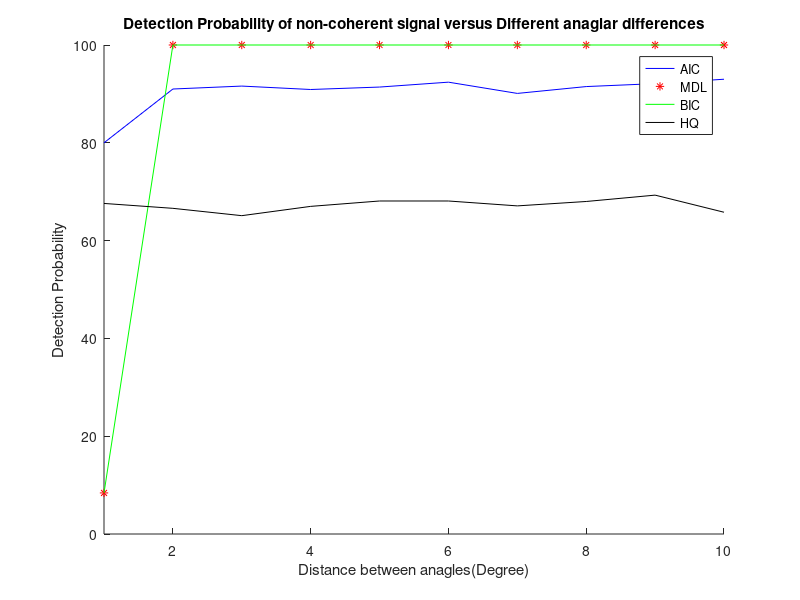

MATLAB code to generate this figure:
clc;
clear;

snapshots = 100;
sensorsNumber = 8;
array_1 = 0;
array_2Minimun = 1;
array_2Maximun = 10;
x = array_2Minimun:1:array_2Maximun;
SNR = 15;
MonteNum = 1000;
ProbabilityAIC = [];
ProbabilityMDL = [];
ProbabilityBIC = [];
ProbabilityHQ = [];

% Construct X under different SNR
for array_2 = array_2Minimun:array_2Maximun
    % array_2=10;
    % Signal Model
    % X = A * Signal + Noise;

    % Construct A
    Omega_1 = pi * sind(array_1);
    Omega_2 = pi * sind(array_2);

    a1 = [];
    a2 = [];
    for k = 0:1:(sensorsNumber - 1);
        a1 = [a1;exp(-1j * k * Omega_1)];
        a2 = [a2;exp(-1j * k * Omega_2)];
    end

    A = [a1,a2];

    Right_AIC = 0;
    Right_MDL = 0;
    Right_BIC = 0;
    Right_HQ = 0;

    for MonteNumTest = 1:MonteNum

        % Genrate Signal S
        SigamaSignalSquare = 10^(SNR/10);    
        Signal_1 = sqrt(SigamaSignalSquare/2) * randn(1,snapshots) + j * sqrt(SigamaSignalSquare/2) * rand(1,snapshots);
        Signal_2 = sqrt(SigamaSignalSquare/2) * randn(1,snapshots) + j * sqrt(SigamaSignalSquare/2) * rand(1,snapshots);

        % Assume 50HZ and 100HZ
%         t = randn(1,snapshots);
% 
%         Signal_1 = exp(j*2*pi*50*t);
%         Signal_2 = exp(j*2*pi*100*t);

    %     Signal_1 = sin(2*pi*50*t);
    %     Signal_2 = sin(2*pi*100*t);

        Signal = [Signal_1;Signal_2];

        % Genrate Noise N
        ATimesSignal = A * Signal;    
        
    %     Noise = sqrt(1/2) * randn(sensorsNumber,snapshots) + j * sqrt(1/2) * rand(sensorsNumber,snapshots);
    %     X = ATimesSignal + Noise;

        X = awgn(ATimesSignal,SNR,'measured');

    %     X = ATimesSignal;
    
        XH = X';

        % Acquired correlation matrix R from simulation data
        R = (X * XH) / snapshots;

        % SVD
        eigenvalue = svd (R); 

        %AIC
        %MDL
        AIC = [];
        MDL = [];
        BIC = [];
        HQ = [];
        for n=0:1:(sensorsNumber - 1)

           %likelihood function
           sumS = sum(eigenvalue(n+1:sensorsNumber,:),1);
           prodS = prod(eigenvalue(n+1:sensorsNumber,:),1);
           likelihoodFunction = ( sumS/(sensorsNumber-n) )/( prodS^( 1/(sensorsNumber-n) ) );

           AIC = [AIC,2*snapshots*(sensorsNumber-n)*log(likelihoodFunction) + 2*n*(2*sensorsNumber-n)];
           MDL = [MDL,snapshots*(sensorsNumber-n)*log(likelihoodFunction) + 0.5*n*log(snapshots)*(2*sensorsNumber-n)];
           BIC = [BIC,2*snapshots*(sensorsNumber-n)*log(likelihoodFunction) + n*log(snapshots)*(2*sensorsNumber-n)];
           HQ = [HQ,snapshots*(sensorsNumber-n)*log(likelihoodFunction) + 0.5*n*log(log(snapshots))*(2*sensorsNumber-n)];
           
        end
        
        %EGM
%         eigenvalueDescend = sort(eigenvalue,1,'descend');
%         eigenvalueDetaAve = eigenvalueDescend(1,1) - eigenvalueDescend(sensorsNumber,1);
%         eigenvalueDetaAve = eigenvalueDetaAve/(sensorsNumber -1);
%         eigenvalueDeta = [];
%         for i=1:sensorsNumber-1;
%             eigenvalueDeta = [eigenvalueDeta;eigenvalueDescend(i,1) - eigenvalueDescend(i+1,1)];
%         end
%         index = find(eigenvalueDeta <= eigenvalueDetaAve);
%         eigenvalueDetaSmallerThanEigenvalueDetaAve = eigenvalueDeta(index);
%         ............??
        
        %Detection Probability
        AICmin = min(AIC);
        n_AIC = find(AIC == AICmin);
        if n_AIC == 3
            Right_AIC = Right_AIC + 1;
        end
        
        MDLmin = min(MDL);
        n_MDL = find(MDL == MDLmin);
        if n_MDL == 3
            Right_MDL = Right_MDL + 1;
        end    
        
        BICmin = min(BIC);
        n_BIC = find(BIC == BICmin);
        if n_BIC == 3
            Right_BIC = Right_BIC + 1;
        end  
        
        HQmin = min(HQ);
        n_HQ = find(HQ == HQmin);
        if n_HQ == 3
            Right_HQ = Right_HQ + 1;
        end  
        
    end
    
    ProbabilityAIC = [ProbabilityAIC,(Right_AIC/MonteNum)*100];
    ProbabilityMDL = [ProbabilityMDL,(Right_MDL/MonteNum)*100];
    ProbabilityBIC = [ProbabilityBIC,(Right_BIC/MonteNum)*100];
    ProbabilityHQ = [ProbabilityHQ,(Right_HQ/MonteNum)*100];
    
end

hold on;
title('Detection Probability of non-coherent signal versus Different anaglar differences');
xlabel('Distance between anagles(Degree)');
ylabel('Detection Probability');
axis([1,10,0,100]);
p1 = plot(x,ProbabilityAIC,'b');
p2 = plot(x,ProbabilityMDL,'*r');
p3 = plot(x,ProbabilityBIC,'g');
p4 = plot(x,ProbabilityHQ,'k');
legend([p1 p2 p3 p4],'AIC','MDL','BIC','HQ');
hold off;
